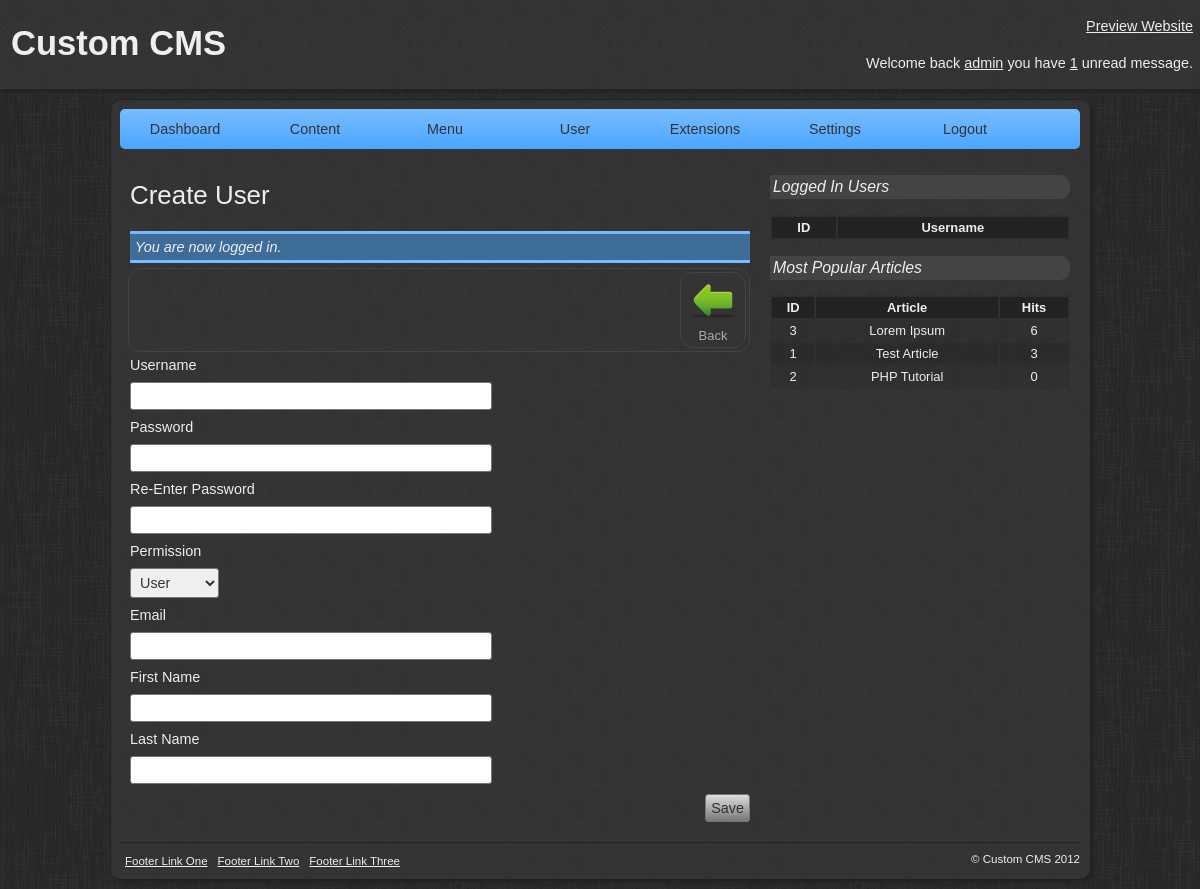
The page /admin/create-user.php (signed in) on the database its author committed.
### tables this page shows
CREATE TABLE IF NOT EXISTS `tbl_articles` (
  `id` int(11) NOT NULL AUTO_INCREMENT,
  `author` int(11) NOT NULL,
  `category` int(11) NOT NULL,
  `name` varchar(255) NOT NULL,
  `content` text NOT NULL,
  `keywords` varchar(100) NOT NULL,
  `description` varchar(100) NOT NULL,
  `hits` int(11) NOT NULL,
  `published` int(1) NOT NULL,
  `comments` int(1) NOT NULL,
  `date_modified` datetime NOT NULL,
  `date_created` datetime NOT NULL,
  PRIMARY KEY (`id`)
);

### library/core/mysql.php (called while the page is built, shortened)
<?php
class MySQL {
	private $connection;
	public function open_connection() {
		$this->connection = mysql_connect(DATABASE_SERVER, DATABASE_USERNAME, DATABASE_PASSWORD);
		if(!$this->connection) {
			die("MySQL connection failed: " . mysql_error());
		} else {
			$db_select = mysql_select_db(DATABASE_NAME, $this->connection);
		}
	}
	public function query($sql) {
		$result = mysql_query($sql, $this->connection);
		return $result;
	}
	public function fetch_array($result) {
		return mysql_fetch_array($result);
	}
}
$database = new MySQL();
?>

### library/core/core.php (called while the page is built, shortened)
<?php
class Core {
	protected static $table_name;
	public static function instantiate($record) {
		$object = new $class_name;
		foreach($record as $attribute => $value) {
			if($object->has_attribute($attribute)) {
				$object->$attribute = $value;
			}
		}
		return $object;
	}
	public static function find_all() {
		return static::find_by_sql("SELECT * FROM " . DATABASE_TBL_PREFIX . static::$table_name . " ORDER BY id ASC");
	}
	public static function find_by_sql($sql="") {
		global $database;
		$result = $database->query($sql);
		$object_array = array();
		while($row = $database->fetch_array($result)) {
			$object_array[] = static::instantiate($row);
		}
		return $object_array;
	}
	private function has_attribute($attribute) {
		$object_vars = get_object_vars($this);
		return array_key_exists($attribute, $object_vars);
	}
}
?>

### library/core/article.php (called while the page is built, shortened)
<?php
class Article extends Core {
	public static $table_name = 'articles';
	public static function most_popular($number = 3) {
		return static::find_by_sql("SELECT * FROM " . DATABASE_TBL_PREFIX . self::$table_name . " ORDER BY hits DESC LIMIT {$number}");
	}
}
?>

### admin/create-user.php (the view, shortened to what this page needs)
<?php
require_once('../library/load.php');
require(ADMIN_TEMPLATE.'header.php');
?>
<div class="toolbar">
    <a href="./manage-users.php" class="toolbar-button" title="Back to Manage Users" onclick="return confirm('Any unsaved changes will be lost. Continue?');"><img src="images/icons/back.png" />Back</a>
</div>
<form action="create-user.php" method="post">
	<label for="username" class="label">Username</label>
	<?php
		if(isset($user->username)) {
			$username = $user->username;
		} else {
			$username = NULL;
		}
	?>
	<input type="text" name="username" id="username" class="textbox input" value="<?php echo $username; ?>" />
	<label for="password1" class="label">Password</label>
	<input type="password" name="password1" id="password1" class="textbox input" value="" />
	<label for="password2" class="label">Re-Enter Password</label>
	<input type="password" name="password2" id="password2" class="textbox input" value="" />
	<label for="permission" class="label">Permission</label>
	<select name="permission" name="permission" class="select input">
		<?php $permissions = Permission::find_all(); ?>
		<?php foreach($permissions as $permission): ?>
		<option value="<?php echo $permission->id; ?>"><?php echo $permission->name; ?></option>
		<?php endforeach; ?>
	</select>
	<label for="email" class="label">Email</label>
	<?php
		if(isset($user->email)) {
			$email = $user->email;
		} else {
			$email = NULL;
		}
	?>
	<input type="text" name="email" id="email" class="textbox input" value="<?php echo $email; ?>" />
	<label for="first_name" class="label">First Name</label>
	<?php
		if(isset($user->first_name)) {
			$first_name = $user->first_name;
		} else {
			$first_name = NULL;
		}
	?>
	<input type="text" name="first_name" id="first_name" class="textbox input" value="<?php echo $first_name; ?>" />
	<label for="last_name" class="label">Last Name</label>
	<?php
		if(isset($user->last_name)) {
			$last_name = $user->last_name;
		} else {
			$last_name = NULL;
		}
	?>
	<input type="text" name="last_name" id="last_name" class="textbox input" value="<?php echo $last_name; ?>" />
	<div class="buttonset">
    	<input type="submit" name="submit" class="button input" value="Save" />
    </div>
</form>
<?php
require(ADMIN_TEMPLATE.'footer.php');
?>

### templates/admin/newdefault/footer.php
</div>
        <div class="sidebar">
        	<h3>Logged In Users</h3>
            <table class="sidebar-table">
            	<tr>
                    <th>ID</th>
                    <th>Username</th>
                </tr>
            </table>
            <h3>Most Popular Articles</h3>
			<table class="sidebar-table">
				<tr>
					<th>ID</th>
					<th>Article</th>
					<th>Hits</th>
				</tr>
				<?php
					$most_popular_articles = Article::most_popular();
					foreach($most_popular_articles as $mpa):
				?>
				<tr>
					<td><?php echo $mpa->id; ?></td>
					<td><?php echo $mpa->name; ?></td>
					<td><?php echo $mpa->hits; ?></td>
				</tr>
				<?php endforeach; ?>
			</table>
        </div>
        <div class="footer">
            <div class="footer-left">
                <ul>
                    <li><a href="#">Footer Link One</a></li>
                    <li><a href="#">Footer Link Two</a></li>
                    <li><a href="#">Footer Link Three</a></li>
                </ul>
            </div>
            <div class="footer-right">
                <p>&copy; Custom CMS 2012</p>
            </div>
        </div>
    </div>
</body>
</html>

### templates/admin/newdefault/css/style.css (style rules this page uses)
body { margin: 0; padding: 0; font: .9em Arial; background: url('../images/background.jpg') #222; }
.sidebar { width: 300px; float: left; padding: 10px; }
.sidebar h3 { font-size: 1.1em; background: #444; padding: 3px; border-radius: 1px 10px 10px 1px; font-weight: 500; font-style: italic; }
.sidebar-table { width: 100%; font-size: .9em; background: #2F2F2F; background: rgba(11, 11, 11, .1); }
.sidebar-table tr:nth-child(odd) { background: rgba(28, 28, 28, .2); }
.sidebar-table th { background: #222; padding: 3px; border-radius: 1px 1px 0px 0px; }
.sidebar-table td { text-align: center; padding: 3px; }
.footer { width: 960px; padding: 10px 0 0; margin: 10px auto 0px; overflow: hidden; color: #EEE; font-size: .8em; border-top: 1px solid #222; }
.footer-left { float: left; }
.footer-right { float: right; }
.footer p { margin: 0; padding: 0; }
.footer ul { overflow: hidden; text-align: center; list-style: none; margin: 0; padding: 0; }
.footer ul li { float: left; }
.footer ul li a, .footer ul li a:link, .footer ul li a:visited { color: #EEE; display: block; padding: 2px 5px; transition: linear all 0.5s; -moz-transition: linear all 0.5s; -webkit-transition: linear all 0.5s; }
.label { display: block; margin: 9px 0; }
.input { padding: 5px; font-size: 1em; border: 1px solid #777; border-radius: 3px; color: #333; transition: linear all 0.5s; -moz-transition: linear all 0.5s; -webkit-transition: linear all 0.5s; }
.textbox { width: 350px; }
.button { display: block; float: right; margin: 10px 0px 10px 10px; cursor: pointer; background: -moz-linear-gradient(0% 100% 90deg, #999, #DDD) #999; background: -webkit-gradient(linear, 50% 0%, 50% 100%, from(#DDD), to(#777)); }
.toolbar { float: right; border: 1px solid #444; padding: 3px; border-radius: 13px; margin: 0 0 5px; width: 614px; }
.toolbar-button, .toolbar-button:link, .toolbar-button:visited { padding: 4px 8px; color: #AAA; text-decoration: none; float: right; border-radius: 13px; margin: 0px 0px 0px 5px; border: 1px solid #444; font-size: .9em; text-align: center; vertical-align: baseline; width: 48px; transition: linear all 0.5s; -moz-transition: linear all 0.5s; -webkit-transition: linear all 0.5s; }
.toolbar-button img { border: none; }

### rows shown on the page
tbl_articles: id "3", name "Lorem Ipsum", hits "6"
tbl_articles: id "1", name "Test Article", hits "3"
tbl_articles: id "2", name "PHP Tutorial", hits "0"

### other values the page prints
$_SESSION['user_username'] "admin"
Message::unread_messages($_SESSION['user_id']) "1"
$title "Create User"
$_SESSION['message'] "You are now logged in."
form field permission "User"
